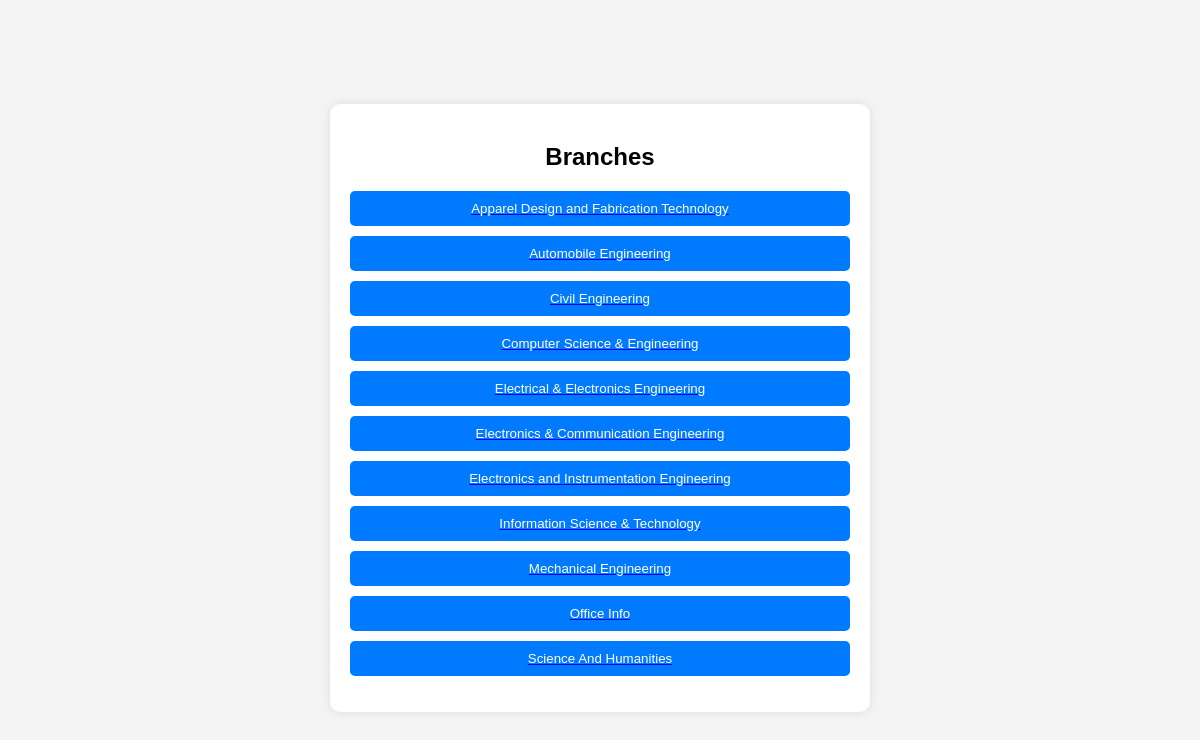
Screenshot of /branch_names with the database file from the repository.
### models.py (models this page shows)
class Branch(db.Model):
    __tablename__ = 'branches'  # Ensure the table name is consistent
    id = db.Column(db.Integer, primary_key=True)
    branch_code = db.Column(db.String(10), unique=True, nullable=False)
    branch_name = db.Column(db.String(100), nullable=False)
    description = db.Column(db.Text, nullable=True)  # General description
    vision = db.Column(db.Text, nullable=True)  # Vision statement
    mission = db.Column(db.Text, nullable=True)
    images = db.relationship('BranchImages', backref='branch', lazy=True)
    staffs = db.relationship('Staff', backref='branch', lazy=True)
    hods = db.relationship('HOD', backref='branch', lazy=True)

### app.py (the view)
@app.route("/branch_names")
def branch_names():
    branches = Branch.query.order_by(Branch.branch_name.asc()).all()  # Fetch all added branch names
    return render_template("branch_names.html", branches=branches)

### templates/branch_names.html (shortened to what this page needs)
<!DOCTYPE html>
<html lang="en">
<head>
</head>
<body>
<div class="container">
    <h2>Branches</h2>
    <ul class="branch-list">
        {% for branch in branches %}
        <li class="branch-item">
            <a href="{{ url_for('branch_details', branch_code=branch.branch_code) }}">
            <button class="branch-button">{{ branch.branch_name }}</button>
            </a>
        </li>
        {% endfor %}
    </ul>
</div>
</body>
</html>

### templates/branch_names.html (style rules this page uses)
body { font-family: Arial, sans-serif; background-color: #f4f4f4; display: flex; justify-content: center; align-items: center; height: 100vh; }
.container { background: white; padding: 20px; box-shadow: 0px 0px 10px rgba(0, 0, 0, 0.1); border-radius: 10px; text-align: center; width: 500px; }
h2 { margin-bottom: 20px; }
.branch-list { list-style: none; padding: 0; }
.branch-item { margin: 10px 0; }
.branch-button { display: block; width: 100%; padding: 10px; background-color: #007bff; color: white; border: none; border-radius: 5px; cursor: pointer; transition: 0.3s; }

### rows the page displays
Branch: branch_name "Apparel Design and Fabrication Technology"
Branch: branch_name "Automobile Engineering"
Branch: branch_name "Civil Engineering"
Branch: branch_name "Computer Science & Engineering"
Branch: branch_name "Electrical & Electronics Engineering"
Branch: branch_name "Electronics & Communication Engineering"
Branch: branch_name "Electronics and Instrumentation Engineering"
Branch: branch_name "Information Science & Technology"
Branch: branch_name "Mechanical Engineering"
Branch: branch_name "Office Info"
Branch: branch_name "Science And Humanities"
